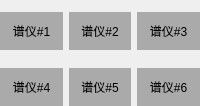
          <widget class="QWidget" name="spectroMeterPageInfoWidget">
           <layout class="QGridLayout" name="gridLayout_2">
            <property name="leftMargin">
             <number>0</number>
            </property>
            <property name="topMargin">
             <number>0</number>
            </property>
            <property name="rightMargin">
             <number>0</number>
            </property>
            <property name="bottomMargin">
             <number>0</number>
            </property>
            <property name="horizontalSpacing">
             <number>6</number>
            </property>
            <item row="0" column="0">
             <widget class="QWidget" name="spectroMeterWidget1" native="true">
              <property name="styleSheet">
               <string notr="true">QWidget#widget_12{
	background-color: rgb(244, 247, 252);
	border: 1px solid rgb(170,170,170);
	border-top-left-radius: 20px;
	border-top-right-radius: 20px;
}
</string>
              </property>
              <layout class="QVBoxLayout" name="verticalLayout_11">
               <property name="leftMargin">
                <number>0</number>
               </property>
               <property name="topMargin">
                <number>0</number>
               </property>
               <property name="rightMargin">
                <number>0</number>
               </property>
               <property name="bottomMargin">
                <number>0</number>
               </property>
               <item>
                <layout class="QGridLayout" name="gridLayout_13">
                 <property name="leftMargin">
                  <number>0</number>
                 </property>
                 <property name="topMargin">
                  <number>0</number>
                 </property>
                 <property name="rightMargin">
                  <number>0</number>
                 </property>
                 <property name="bottomMargin">
                  <number>0</number>
                 </property>
                 <item row="1" column="0">
                  <widget class="QCustomPlot" name="spectroMeter1_bottom" native="true"/>
                 </item>
                 <item row="0" column="0">
                  <widget class="QCustomPlot" name="spectroMeter1_top" native="true"/>
                 </item>
                </layout>
               </item>
               <item>
                <widget class="QWidget" name="widget_13" native="true">
                 <property name="sizePolicy">
                  <sizepolicy hsizetype="Preferred" vsizetype="Fixed">
                   <horstretch>0</horstretch>
                   <verstretch>0</verstretch>
                  </sizepolicy>
                 </property>
                 <property name="styleSheet">
                  <string notr="true">.QWidget{
	background-color: rgb(170, 170, 170);
	border-color:rgb(231, 237, 246);
	border-top-left-radius: 0px;
	border-top-right-radius: 0px;
}</string>
                 </property>
                 <layout class="QHBoxLayout" name="horizontalLayout_17">
                  <item>
                   <widget class="QLabel" name="label_spectroMeter1">
                    <property name="sizePolicy">
                     <sizepolicy hsizetype="Preferred" vsizetype="Preferred">
                      <horstretch>0</horstretch>
                      <verstretch>0</verstretch>
                     </sizepolicy>
                    </property>
                    <property name="minimumSize">
                     <size>
                      <width>0</width>
                      <height>20</height>
                     </size>
                    </property>
                    <property name="styleSheet">
                     <string notr="true"/>
                    </property>
                    <property name="text">
                     <string>谱仪#1</string>
                    </property>
                    <property name="alignment">
                     <set>Qt::AlignCenter</set>
                    </property>
                   </widget>
                  </item>
                 </layout>
                </widget>
               </item>
              </layout>
             </widget>
            </item>
            <item row="0" column="1">
             <widget class="QWidget" name="spectroMeterWidget2" native="true">
              <property name="styleSheet">
               <string notr="true">QWidget#widget_12{
	background-color: rgb(244, 247, 252);
	border: 1px solid rgb(170,170,170);
	border-top-left-radius: 20px;
	border-top-right-radius: 20px;
}
</string>
              </property>
              <layout class="QVBoxLayout" name="verticalLayout_12">
               <property name="leftMargin">
                <number>0</number>
               </property>
               <property name="topMargin">
                <number>0</number>
               </property>
               <property name="rightMargin">
                <number>0</number>
               </property>
               <property name="bottomMargin">
                <number>0</number>
               </property>
               <item>
                <layout class="QGridLayout" name="gridLayout_14">
                 <property name="leftMargin">
                  <number>0</number>
                 </property>
                 <property name="topMargin">
                  <number>0</number>
                 </property>
                 <property name="rightMargin">
                  <number>0</number>
                 </property>
                 <property name="bottomMargin">
                  <number>0</number>
                 </property>
                 <item row="1" column="0">
                  <widget class="QCustomPlot" name="spectroMeter2_bottom" native="true"/>
                 </item>
                 <item row="0" column="0">
                  <widget class="QCustomPlot" name="spectroMeter2_top" native="true"/>
                 </item>
                </layout>
               </item>
               <item>
                <widget class="QWidget" name="widget_14" native="true">
                 <property name="sizePolicy">
                  <sizepolicy hsizetype="Preferred" vsizetype="Fixed">
                   <horstretch>0</horstretch>
                   <verstretch>0</verstretch>
                  </sizepolicy>
                 </property>
                 <property name="styleSheet">
                  <string notr="true">.QWidget{
	background-color: rgb(170, 170, 170);
	border-color:rgb(231, 237, 246);
	border-top-left-radius: 0px;
	border-top-right-radius: 0px;
}</string>
                 </property>
                 <layout class="QHBoxLayout" name="horizontalLayout_18">
                  <item>
                   <widget class="QLabel" name="label_spectroMeter2">
                    <property name="sizePolicy">
                     <sizepolicy hsizetype="Preferred" vsizetype="Preferred">
                      <horstretch>0</horstretch>
                      <verstretch>0</verstretch>
                     </sizepolicy>
                    </property>
                    <property name="minimumSize">
                     <size>
                      <width>0</width>
                      <height>20</height>
                     </size>
                    </property>
                    <property name="text">
                     <string>谱仪#2</string>
                    </property>
                    <property name="alignment">
                     <set>Qt::AlignCenter</set>
                    </property>
                   </widget>
                  </item>
                 </layout>
                </widget>
               </item>
              </layout>
             </widget>
            </item>
            <item row="0" column="2">
             <widget class="QWidget" name="spectroMeterWidget3" native="true">
              <property name="styleSheet">
               <string notr="true">QWidget#widget_12{
	background-color: rgb(244, 247, 252);
	border: 1px solid rgb(170,170,170);
	border-top-left-radius: 20px;
	border-top-right-radius: 20px;
}
</string>
              </property>
              <layout class="QVBoxLayout" name="verticalLayout_13">
               <property name="leftMargin">
                <number>0</number>
               </property>
               <property name="topMargin">
                <number>0</number>
               </property>
               <property name="rightMargin">
                <number>0</number>
               </property>
               <property name="bottomMargin">
                <number>0</number>
               </property>
               <item>
                <layout class="QGridLayout" name="gridLayout_15">
                 <property name="leftMargin">
                  <number>0</number>
                 </property>
                 <property name="topMargin">
                  <number>0</number>
                 </property>
                 <property name="rightMargin">
                  <number>0</number>
                 </property>
                 <property name="bottomMargin">
                  <number>0</number>
                 </property>
                 <item row="1" column="0">
                  <widget class="QCustomPlot" name="spectroMeter3_bottom" native="true"/>
                 </item>
                 <item row="0" column="0">
                  <widget class="QCustomPlot" name="spectroMeter3_top" native="true"/>
                 </item>
                </layout>
               </item>
               <item>
                <widget class="QWidget" name="widget_15" native="true">
                 <property name="sizePolicy">
                  <sizepolicy hsizetype="Preferred" vsizetype="Fixed">
                   <horstretch>0</horstretch>
                   <verstretch>0</verstretch>
                  </sizepolicy>
                 </property>
                 <property name="styleSheet">
                  <string notr="true">.QWidget{
	background-color: rgb(170, 170, 170);
	border-color:rgb(231, 237, 246);
	border-top-left-radius: 0px;
	border-top-right-radius: 0px;
}</string>
                 </property>
                 <layout class="QHBoxLayout" name="horizontalLayout_19">
                  <item>
                   <widget class="QLabel" name="label_spectroMeter3">
                    <property name="sizePolicy">
                     <sizepolicy hsizetype="Preferred" vsizetype="Preferred">
                      <horstretch>0</horstretch>
                      <verstretch>0</verstretch>
                     </sizepolicy>
                    </property>
                    <property name="minimumSize">
                     <size>
                      <width>0</width>
                      <height>20</height>
                     </size>
                    </property>
                    <property name="text">
                     <string>谱仪#3</string>
                    </property>
                    <property name="alignment">
                     <set>Qt::AlignCenter</set>
                    </property>
                   </widget>
                  </item>
                 </layout>
                </widget>
               </item>
              </layout>
             </widget>
            </item>
            <item row="1" column="0">
             <widget class="QWidget" name="spectroMeterWidget4" native="true">
              <property name="styleSheet">
               <string notr="true">QWidget#widget_12{
	background-color: rgb(244, 247, 252);
	border: 1px solid rgb(170,170,170);
	border-top-left-radius: 20px;
	border-top-right-radius: 20px;
}
</string>
              </property>
              <layout class="QVBoxLayout" name="verticalLayout_14">
               <property name="leftMargin">
                <number>0</number>
               </property>
               <property name="topMargin">
                <number>0</number>
               </property>
               <property name="rightMargin">
                <number>0</number>
               </property>
               <property name="bottomMargin">
                <number>0</number>
               </property>
               <item>
                <layout class="QGridLayout" name="gridLayout_16">
                 <property name="leftMargin">
                  <number>0</number>
                 </property>
                 <property name="topMargin">
                  <number>0</number>
                 </property>
                 <property name="rightMargin">
                  <number>0</number>
                 </property>
                 <property name="bottomMargin">
                  <number>0</number>
                 </property>
                 <item row="0" column="0">
                  <widget class="QCustomPlot" name="spectroMeter4_top" native="true"/>
                 </item>
                 <item row="1" column="0">
                  <widget class="QCustomPlot" name="spectroMeter4_bottom" native="true"/>
                 </item>
                </layout>
               </item>
               <item>
                <widget class="QWidget" name="widget_16" native="true">
                 <property name="sizePolicy">
                  <sizepolicy hsizetype="Preferred" vsizetype="Fixed">
                   <horstretch>0</horstretch>
                   <verstretch>0</verstretch>
                  </sizepolicy>
                 </property>
                 <property name="styleSheet">
                  <string notr="true">.QWidget{
	background-color: rgb(170, 170, 170);
	border-color:rgb(231, 237, 246);
	border-top-left-radius: 0px;
	border-top-right-radius: 0px;
}</string>
                 </property>
                 <layout class="QHBoxLayout" name="horizontalLayout_20">
                  <item>
                   <widget class="QLabel" name="label_spectroMeter4">
                    <property name="sizePolicy">
                     <sizepolicy hsizetype="Preferred" vsizetype="Preferred">
                      <horstretch>0</horstretch>
                      <verstretch>0</verstretch>
                     </sizepolicy>
                    </property>
                    <property name="minimumSize">
                     <size>
                      <width>0</width>
                      <height>20</height>
                     </size>
                    </property>
                    <property name="text">
                     <string>谱仪#4</string>
                    </property>
                    <property name="alignment">
                     <set>Qt::AlignCenter</set>
                    </property>
                   </widget>
                  </item>
                 </layout>
                </widget>
               </item>
              </layout>
             </widget>
            </item>
            <item row="1" column="1">
             <widget class="QWidget" name="spectroMeterWidget5" native="true">
              <property name="styleSheet">
               <string notr="true">QWidget#widget_12{
	background-color: rgb(244, 247, 252);
	border: 1px solid rgb(170,170,170);
	border-top-left-radius: 20px;
	border-top-right-radius: 20px;
}
</string>
              </property>
              <layout class="QVBoxLayout" name="verticalLayout_15">
               <property name="leftMargin">
                <number>0</number>
               </property>
               <property name="topMargin">
                <number>0</number>
               </property>
               <property name="rightMargin">
                <number>0</number>
               </property>
               <property name="bottomMargin">
                <number>0</number>
               </property>
               <item>
                <layout class="QGridLayout" name="gridLayout_17">
                 <property name="leftMargin">
                  <number>0</number>
                 </property>
                 <property name="topMargin">
                  <number>0</number>
                 </property>
                 <property name="rightMargin">
                  <number>0</number>
                 </property>
                 <property name="bottomMargin">
                  <number>0</number>
                 </property>
                 <item row="1" column="0">
                  <widget class="QCustomPlot" name="spectroMeter5_bottom" native="true"/>
                 </item>
                 <item row="0" column="0">
                  <widget class="QCustomPlot" name="spectroMeter5_top" native="true"/>
                 </item>
                </layout>
               </item>
               <item>
                <widget class="QWidget" name="widget_17" native="true">
                 <property name="sizePolicy">
                  <sizepolicy hsizetype="Preferred" vsizetype="Fixed">
                   <horstretch>0</horstretch>
                   <verstretch>0</verstretch>
                  </sizepolicy>
                 </property>
                 <property name="styleSheet">
                  <string notr="true">.QWidget{
	background-color: rgb(170, 170, 170);
	border-color:rgb(231, 237, 246);
	border-top-left-radius: 0px;
	border-top-right-radius: 0px;
}</string>
                 </property>
                 <layout class="QHBoxLayout" name="horizontalLayout_21">
                  <item>
                   <widget class="QLabel" name="label_spectroMeter5">
                    <property name="sizePolicy">
                     <sizepolicy hsizetype="Preferred" vsizetype="Preferred">
                      <horstretch>0</horstretch>
                      <verstretch>0</verstretch>
                     </sizepolicy>
                    </property>
                    <property name="minimumSize">
                     <size>
                      <width>0</width>
                      <height>20</height>
                     </size>
                    </property>
                    <property name="text">
                     <string>谱仪#5</string>
                    </property>
                    <property name="alignment">
                     <set>Qt::AlignCenter</set>
                    </property>
                   </widget>
                  </item>
                 </layout>
                </widget>
               </item>
              </layout>
             </widget>
            </item>
            <item row="1" column="2">
             <widget class="QWidget" name="spectroMeterWidget6" native="true">
              <property name="styleSheet">
               <string notr="true">QWidget#widget_12{
	background-color: rgb(244, 247, 252);
	border: 1px solid rgb(170,170,170);
	border-top-left-radius: 20px;
	border-top-right-radius: 20px;
}
</string>
              </property>
              <layout class="QVBoxLayout" name="verticalLayout_16">
               <property name="leftMargin">
                <number>0</number>
               </property>
               <property name="topMargin">
                <number>0</number>
               </property>
               <property name="rightMargin">
                <number>0</number>
               </property>
               <property name="bottomMargin">
                <number>0</number>
               </property>
               <item>
                <layout class="QGridLayout" name="gridLayout_18">
                 <property name="leftMargin">
                  <number>0</number>
                 </property>
                 <property name="topMargin">
                  <number>0</number>
                 </property>
                 <property name="rightMargin">
                  <number>0</number>
                 </property>
                 <property name="bottomMargin">
                  <number>0</number>
                 </property>
                 <item row="0" column="0">
                  <widget class="QCustomPlot" name="spectroMeter6_top" native="true"/>
                 </item>
                 <item row="1" column="0">
                  <widget class="QCustomPlot" name="spectroMeter6_bottom" native="true"/>
                 </item>
                </layout>
               </item>
               <item>
                <widget class="QWidget" name="widget_18" native="true">
                 <property name="sizePolicy">
                  <sizepolicy hsizetype="Preferred" vsizetype="Fixed">
                   <horstretch>0</horstretch>
                   <verstretch>0</verstretch>
                  </sizepolicy>
                 </property>
                 <property name="styleSheet">
                  <string notr="true">.QWidget{
	background-color: rgb(170, 170, 170);
	border-color:rgb(231, 237, 246);
	border-top-left-radius: 0px;
	border-top-right-radius: 0px;
}</string>
                 </property>
                 <layout class="QHBoxLayout" name="horizontalLayout_22">
                  <item>
                   <widget class="QLabel" name="label_spectroMeter6">
                    <property name="sizePolicy">
                     <sizepolicy hsizetype="Preferred" vsizetype="Preferred">
                      <horstretch>0</horstretch>
                      <verstretch>0</verstretch>
                     </sizepolicy>
                    </property>
                    <property name="minimumSize">
                     <size>
                      <width>0</width>
                      <height>20</height>
                     </size>
                    </property>
                    <property name="text">
                     <string>谱仪#6</string>
                    </property>
                    <property name="alignment">
                     <set>Qt::AlignCenter</set>
                    </property>
                   </widget>
                  </item>
                 </layout>
                </widget>
               </item>
              </layout>
             </widget>
            </item>
           </layout>
          </widget>
